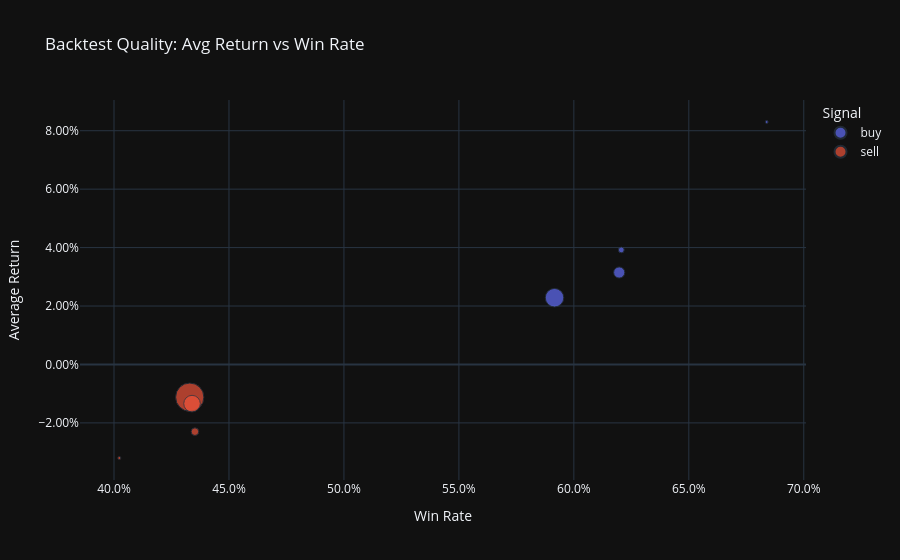

Notebook source saved alongside this figure:
### Code cell
fig = px.scatter(
    threshold_results,
    x="win_rate",
    y="avg_return",
    color="signal_label",
    size="trades",
    hover_data=["threshold", "trades", "total_return", "best_trade", "worst_trade"],
    title="Backtest Quality: Avg Return vs Win Rate",
    labels={
        "win_rate": "Win Rate",
        "avg_return": "Average Return",
        "signal_label": "Signal",
        "trades": "Number of Trades"
    },
    template="plotly_dark"
)

fig.update_layout(
    xaxis_tickformat=".1%",
    yaxis_tickformat=".2%"
)

fig.show()

### Figure 1 — Plotly figure (JSON) as saved in the notebook; plotly's stock layout.template omitted (floating-point values rounded to 4 significant figures)
{"data": [{"customdata": [[1.5, 6256.0, 143.0, 0.8978, -0.6857], [2.0, 2251.0, 70.86, 0.8621, -0.6857], [2.5, 601.0, 23.56, 0.8621, -0.6857], [3.0, 155.0, 12.86, 0.6754, -0.3346]], "hovertemplate": "Signal=buy<br>Win Rate=%{x}<br>Average Return=%{y}<br>Number of Trades=%{customdata[1]}<br>threshold=%{customdata[0]}<br>total_return=%{customdata[2]}<br>best_trade=%{customdata[3]}<br>worst_trade=%{customdata[4]}<extra></extra>", "legendgroup": "buy", "marker": {"color": "#636efa", "size": [6256, 2251, 601, 155], "sizemode": "area", "sizeref": 36.29, "symbol": "circle"}, "mode": "markers", "name": "buy", "orientation": "v", "showlegend": true, "type": "scatter", "x": [0.5916, 0.6197, 0.6206, 0.6839], "xaxis": "x", "y": [0.02285, 0.03148, 0.0392, 0.08298], "yaxis": "y"}, {"customdata": [[1.5, 14520.0, -162.6, 0.5941, -1.708], [2.0, 5010.0, -67.21, 0.5339, -1.708], [2.5, 1057.0, -24.32, 0.5339, -1.708], [3.0, 174.0, -5.571, 0.5339, -1.003]], "hovertemplate": "Signal=sell<br>Win Rate=%{x}<br>Average Return=%{y}<br>Number of Trades=%{customdata[1]}<br>threshold=%{customdata[0]}<br>total_return=%{customdata[2]}<br>best_trade=%{customdata[3]}<br>worst_trade=%{customdata[4]}<extra></extra>", "legendgroup": "sell", "marker": {"color": "#EF553B", "size": [14517, 5010, 1057, 174], "sizemode": "area", "sizeref": 36.29, "symbol": "circle"}, "mode": "markers", "name": "sell", "orientation": "v", "showlegend": true, "type": "scatter", "x": [0.4329, 0.4339, 0.4352, 0.4023], "xaxis": "x", "y": [-0.0112, -0.01342, -0.023, -0.03202], "yaxis": "y"}], "layout": {"legend": {"itemsizing": "constant", "title": {"text": "Signal"}, "tracegroupgap": 0}, "title": {"text": "Backtest Quality: Avg Return vs Win Rate"}, "xaxis": {"anchor": "y", "domain": [0, 1], "tickformat": ".1%", "title": {"text": "Win Rate"}}, "yaxis": {"anchor": "x", "domain": [0, 1], "tickformat": ".2%", "title": {"text": "Average Return"}}}}
